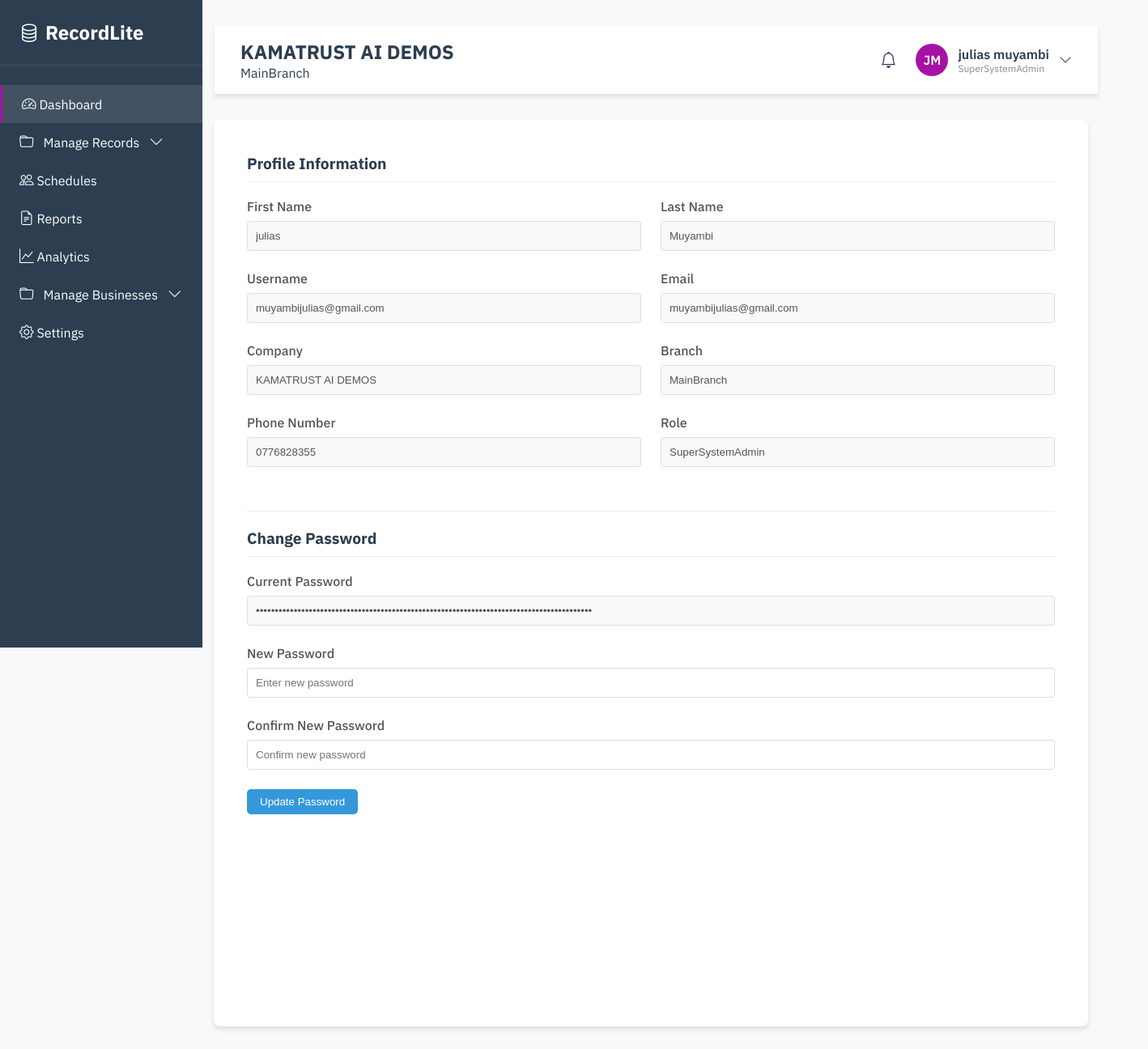
The app's page /profile/ (signed in) with its own data.
### myapp/models.py (models this page shows, shortened)
class Superadmin(AbstractUser):
    company = models.CharField(max_length=255, blank=True)
    role = models.CharField(max_length=50, default='SuperAdmin')
    branch = models.CharField(max_length=50, default='MainBranch')
    phone_number = models.CharField(max_length=20, blank=True, validators=[phone_regex])

### myapp/views.py (the view)
# urls.py: path("profile/", views.profile_view, name="profile"),
@login_required
def profile_view(request):
    return render(request, "myapp/profile.html")

### myapp/templates/myapp/profile.html
{% load static%}
{% include 'myapp/partials/header.html' %}
{% include 'myapp/partials/sidebar.html' %}
{% include 'myapp/partials/navbar.html' %}
<link rel="stylesheet" href="{% static 'css/minor.css'%}">
<link rel="stylesheet" href="{% static 'css/style.css'%}">
<div class="main-content">
<div class="widget">
  <div class="profile-container">
        <div class="profile-content">
            <h3 class="section-title">Profile Information</h3>
            <div class="form-row">
                <div class="form-group">
                    <label>First Name</label>
                    <input type="text" value="{{ request.user.first_name }}" disabled>
                </div>
                <div class="form-group">
                    <label>Last Name</label>
                    <input type="text" value="{{ request.user.last_name }}" disabled>
                </div>
            </div>
             <div class="form-row">
                 <div class="form-group">
                <label>Username</label>
                <input type="text" value="{{ request.user.username }}" disabled>
            </div>
            <div class="form-group">
                <label>Email</label>
                <input type="email" value="{{ request.user.email }}" disabled>
            </div>
             </div>
            <div class="form-row">
                <div class="form-group">
                    <label>Company</label>
                    <input type="text" value="{{ request.user.company }}" disabled>
                </div>
                <div class="form-group">
                    <label>Branch</label>
                    <input type="text" value="{{ request.user.branch }}" disabled>
                </div>
            </div>
             <div class="form-row">
                 <div class="form-group">
                <label>Phone Number</label>
                <input type="text" value="{{request.user.phone_number}}" disabled>
            </div>
                 <div class="form-group">
                <label>Role</label>
                <input type="text" value="{{request.user.role}}" disabled>
            </div>
               </div>
            <div class="password-form">
                <h3 class="section-title">Change Password</h3>
                <div class="form-group">
                    <label>Current Password</label>
                    <input type="password" placeholder="Enter current password" value="{{request.user.password}}" disabled>
                </div>
                <div class="form-group">
                    <label>New Password</label>
                    <input type="password" placeholder="Enter new password">
                </div>
                <div class="form-group">
                    <label>Confirm New Password</label>
                    <input type="password" placeholder="Confirm new password">
                </div>
                <button type="submit" class="btn">Update Password</button>
            </div>
        </div>
    </div>
</div>
</div>
  </main>
{% include 'myapp/partials/footer.html'%}

### myapp/templates/myapp/partials/navbar.html (shortened to what this page needs)
<main class="main-content">
  <header class="header">
    <div class="main-headtext">
      <h2>{{ request.user.company }}</h2>
      <span>{{ request.user.branch }}</span>
    </div>
    <div class="header-actions">
      <i class="bi bi-bell" style="font-size: 1.25rem; cursor: pointer"></i>
      <div class="user-profile" id="userProfile">
        <div class="user-avatar">{{request.user.first_name|slice:":1"|upper}}{{request.user.last_name|slice:":1"|upper}}
        </div>
        <div class="user-info">
          <span class="user-name">{{ request.user.first_name|lower }} {{ request.user.last_name|lower }}</span>
          <span class="user-role">{{request.user.role}}</span>
        </div>
        <i class="bi bi-chevron-down"></i>
      </div>
    </div>
  </header>

### myapp/static/css/minor.css (style rules this page uses)
.profile-content { padding: 25px; }
.section-title { font-size: 1.2rem; color: #2c3e50; margin-bottom: 20px; padding-bottom: 10px; border-bottom: 1px solid #eee; }
.form-group { margin-bottom: 20px; }
label { display: block; margin-bottom: 5px; font-weight: 600; color: #555; }
input[type="text"], input[type="email"], input[disabled] { width: 100%; padding: 10px; border: 1px solid #ddd; border-radius: 4px; background-color: #f9f9f9; color: #555; }
.password-form { margin-top: 30px; padding-top: 20px; border-top: 1px solid #eee; }
input[type="password"] { width: 100%; padding: 10px; border: 1px solid #ddd; border-radius: 4px; }
.btn { padding: 10px 20px; background-color: #3498db; color: white; border: none; border-radius: 4px; cursor: pointer; font-weight: 600; transition: background-color 0.3s; }
.form-row { display: flex; gap: 20px; }
.form-row .form-group { flex: 1; }

### myapp/static/css/style.css (style rules this page uses)
:root { --primary-color: #2c3e50; --secondary-color: rgb(165, 19, 165); --accent-color: #e74c3c; --success-color: #27ae60; --warning-color: #f39c12; --text-dark: #2c3e50; --text-light: #7f8c8d; --bg-light: #f8f9fa; --bg-white: #ffffff; --border-color: #e0e0e0; --shadow: 0 4px 6px rgba(0, 0, 0, 0.1); --shadow-lg: 0 10px 25px rgba(0, 0, 0, 0.15); --border-radius: 8px; --transition: all 0.3s ease; }
* { margin: 0; padding: 0; box-sizing: border-box; }
body { font-family: "IBM Plex Sans", sans-serif; background-color: var(--bg-light); color: var(--text-dark); display: flex; min-height: 100vh; }
.main-content { flex: 1; margin-left: 100px; transition: var(--transition); }
.header { background: var(--bg-white); box-shadow: var(--shadow); padding: 1rem 2rem; position: sticky; top: 0; z-index: 900; display: flex; margin-left: 133px; width: 87%; justify-content: space-between; align-items: center; }
.header-actions { display: flex; align-items: center; gap: 1.5rem; }
.main-headtext { position: relative; }
.user-profile { display: flex; align-items: center; gap: 0.75rem; cursor: pointer; position: relative; }
.user-avatar { width: 40px; height: 40px; border-radius: 50%; background: var(--secondary-color); color: white; display: flex; align-items: center; justify-content: center; font-weight: 600; }
.user-info { display: flex; flex-direction: column; }
.user-name { font-weight: 600; }
.user-role { font-size: 0.75rem; color: var(--text-light); }
.main-content { padding: 2rem; }
.btn { padding: 0.5rem 1rem; border-radius: 5px; border: none; font-weight: 500; cursor: pointer; display: inline-flex; align-items: center; gap: 0.5rem; transition: var(--transition); }
.widget { flex: 1; background: var(--bg-white); border-radius: var(--border-radius); box-shadow: var(--shadow); padding: 1rem; max-height: 100%; height: 70em; width: 67.5em; }
.form-group { margin-bottom: 1.5rem; }
.form-group label { display: block; margin-bottom: 0.5rem; font-weight: 500; }
.form-row { display: flex; gap: 1.5rem; }
.form-row .form-group { flex: 1; }

### records on screen
Superadmin: user.company "KAMATRUST AI DEMOS", user.branch "MainBranch", user.first_name "J", user.last_name "M", user.first_name "julias", user.last_name "muyambi", user.role "SuperSystemAdmin", user.last_name "Muyambi", user.username "muyambijulias@gmail.com", user.email "muyambijulias@gmail.com", user.phone_number "0776828355"
